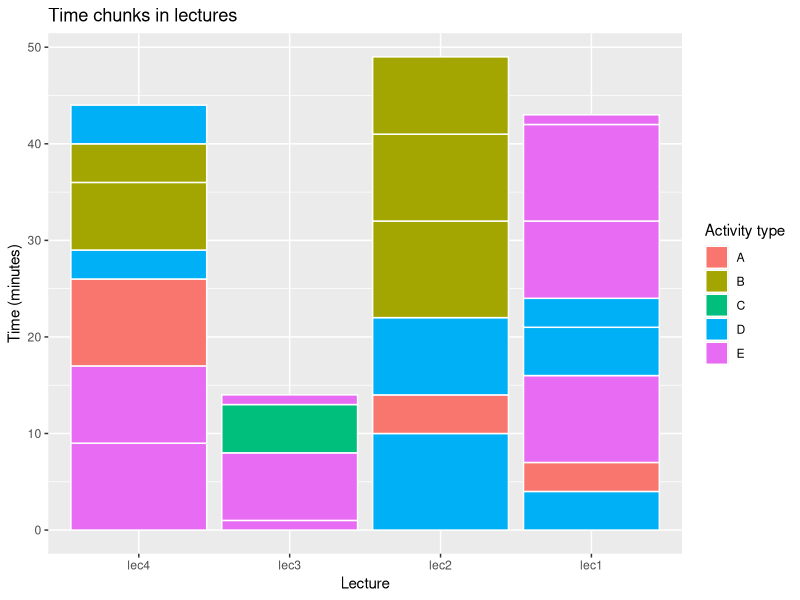
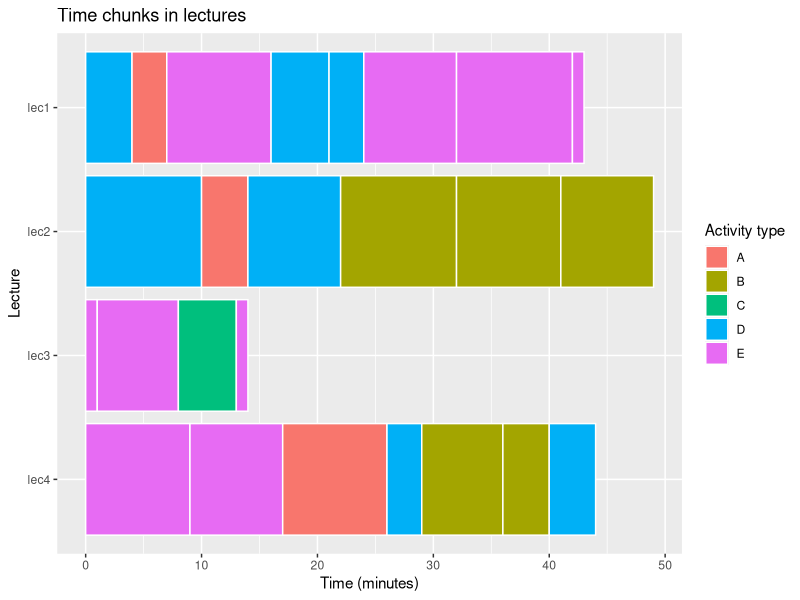
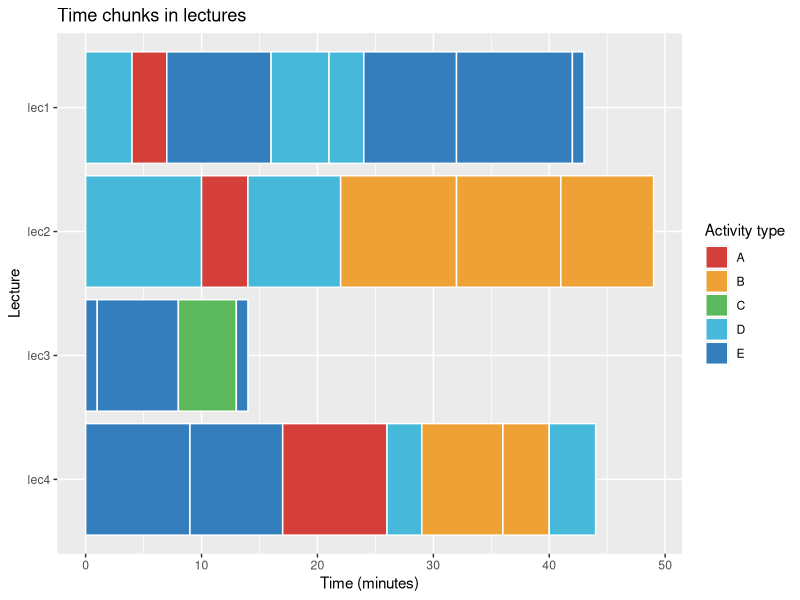

Write R code to recreate these figures, in order.
#' ---
#' title: "Plotting time chunks"
#' author: "Ian Handel"
#' date: "2019-04-08"
#' output: github_document
#' ---



library(ggplot2) # for plotting
library(dplyr) # to wrangle data
library(forcats) # to change factor levels
library(ggsci) # for palette

#' set random number seed so data the same
set.seed(111)


#' Make some data with...
#' column for lecture,
#' column for time spent
#' column for class of activity

dat <- tibble(
  lecture = rep(paste0("lec", 1:4), c(8, 6, 4, 7)),
  time = sample(1:10, 25, replace = TRUE),
  type = sample(LETTERS[1:5], 25, replace = TRUE)
)

dat

#' Then add a column, for each lecture
#' with the cumulative time spent
#' (need this to give unique ID for each chunk)
#' (This needs reversing to plot orders sensibly)

dat <- dat %>%
  group_by(lecture) %>%
  mutate(time_cumul = rev(cumsum(time)))

dat

#' Then plot
#' Each lecture maps to an x column
#' Time slots 'stack' and have fill colour of 'type'
#' Tidy up axis lables with labs()

ggplot(dat) +
  aes(
    x = fct_rev(lecture), y = time,
    fill = type,
    group = time_cumul
  ) +
  geom_bar(stat = "identity",
           position = position_stack(),
           colour = "white") +
  labs(
    title = "Time chunks in lectures",
    x = "Lecture",
    y = "Time (minutes)",
    fill = "Activity type"
  )

#' Looks nicer if flipped around...
#' coord_flip() could just be added onto code above
#' or this way takes last plot and adds it...

last_plot() +
  coord_flip()

#' Maybe nicer with different colours

last_plot() +
  ggsci::scale_fill_locuszoom()
